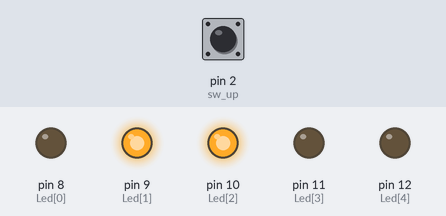
The sketch below on a simulated Arduino Uno, built with avr-gcc and run on an emulated ATmega328P. On the bench: output pins drawn as LEDs (lit = HIGH). Dashed ring = blinking. The test bench sets the inputs (shaded band); at power-on: pin 2 (sw_up) HIGH.

Above: at 1.2 s.
1.3 s: pin 2 (sw_up) pulled LOW for 1 s
At 1.4 s:
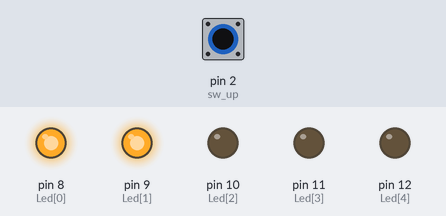
3.8 s: pin 2 (sw_up) pulled LOW for 0.15 s
At 4.1 s:
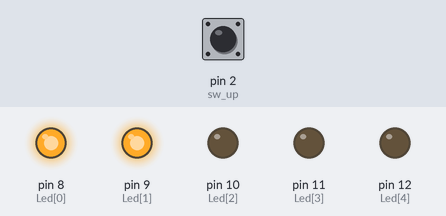
5.4 s: pin 2 (sw_up) pulled LOW for 3.2 s
At 8.8 s:
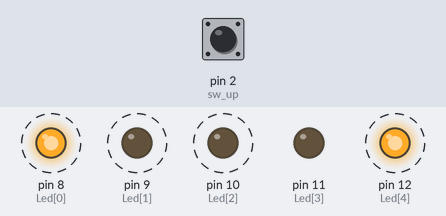
Timing chart, 0 to 10.3 s (numbered marks = the images above; inputs shaded):
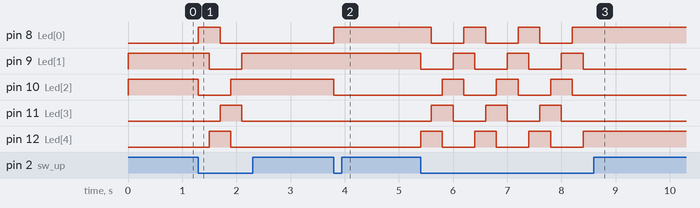

The sketch:

2-1.ino
```cpp
const int Led[5] = {8, 9, 10, 11, 12};
const int sw_up = 2;
int pos = 1;

void setup() {
for (int i = 0; i < 5; i++) {
  pinMode(Led[i], OUTPUT);
  digitalWrite(Led[i], LOW);
}

digitalWrite(Led[pos], HIGH);
digitalWrite(Led[(pos+1)%5], HIGH);
pinMode(sw_up, INPUT_PULLUP);
}

void loop() {
bool swstate_up = digitalRead(sw_up);

if (swstate_up == LOW) {
    digitalWrite(Led[pos], LOW);
    digitalWrite(Led[(pos+1)%5], LOW);

    pos = (pos - 1 + 5) % 5;

    digitalWrite(Led[pos], HIGH);
    digitalWrite(Led[(pos+1)%5], HIGH);

    delay(200);
}
}
```

Measured:
- after the input at 1.3 s, pin 8 (Led[0]): LOW → HIGH at once, → LOW 0.40 s later; pin 9 (Led[1]): HIGH → LOW after 0.20 s, → HIGH 0.60 s later; pin 10 (Led[2]): HIGH → LOW at once, → HIGH 0.60 s later; pin 11 (Led[3]): LOW → HIGH after 0.40 s, → LOW 0.40 s later; pin 12 (Led[4]): LOW → HIGH after 0.20 s, → LOW 0.40 s later
- after the input at 3.8 s, pin 8 (Led[0]): LOW → HIGH at once; pin 10 (Led[2]): HIGH → LOW at once
- after the input at 5.4 s, pin 8 (Led[0]): alternates HIGH for 0.40 s and LOW for 0.60 s, 6 changes in all, then stays HIGH, starting after 0.20 s; pin 9 (Led[1]): alternates HIGH for 0.40 s and LOW for 0.60 s, 7 changes in all, then stays LOW, starting at once
